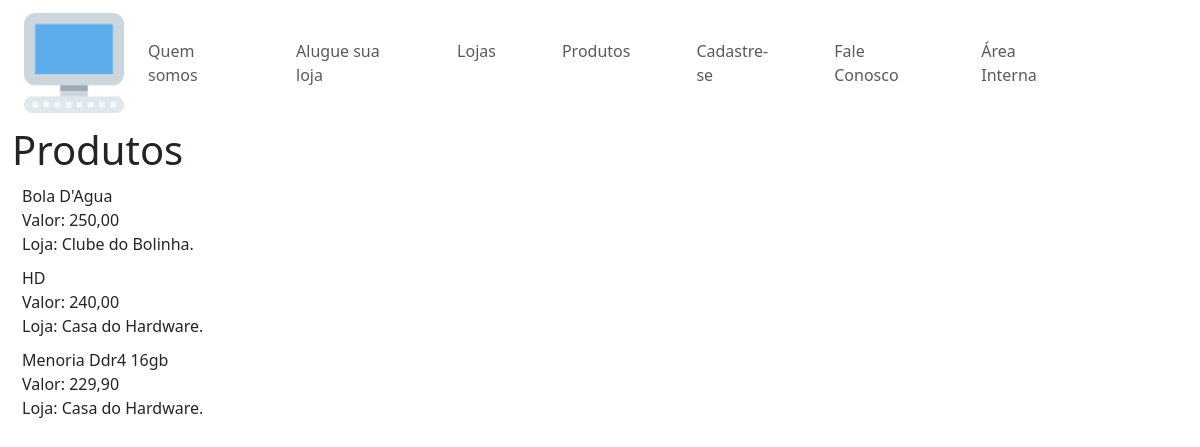
/produtos, run on the app's committed database.
### cadastro/models.py (models this page shows, shortened)
class Produto(models.Model):
    loja = models.ForeignKey(Loja, on_delete=models.DO_NOTHING) #chave para linkar o Produto a Loja
    nome = models.CharField(max_length=100)
    preco = models.DecimalField(max_digits=9, decimal_places=2)
    destaque = models.BooleanField()

class Loja(models.Model):
    nome = models.CharField(max_length=100)
    telefone = models.CharField(max_length=20)
    numero = models.IntegerField(max_length = 5 ,null=True ,blank=True)

### Site/views.py (the view)
# urls.py: path('produtos' , views.produtos, name='produtos'),
def produtos(request):
    produtos = Produto.objects.order_by(Lower('nome'))
    return render(request,'produtos.html',{'produtos' : produtos})

### Site/templates/produtos.html
{% extends 'principal.html' %}
{% block content %}
     <h1>Produtos</h1>
    {% for p in produtos %}
        <P> {{p.nome}}  <br>Valor: {{p.preco}}<br>Loja: {{p.loja.nome}}. </P>
    {% endfor %}
{% endblock %}

### arquivos/css/estilo.css (style rules this page uses)
p { margin: 10px 10px 10px 10px; }

### data on the page
Produto: nome "Bola D'Agua", preco "250,00", loja.nome "Clube do Bolinha"
Produto: nome "HD", preco "240,00", loja.nome "Casa do Hardware"
Produto: nome "Menoria Ddr4 16gb", preco "229,90", loja.nome "Casa do Hardware"
